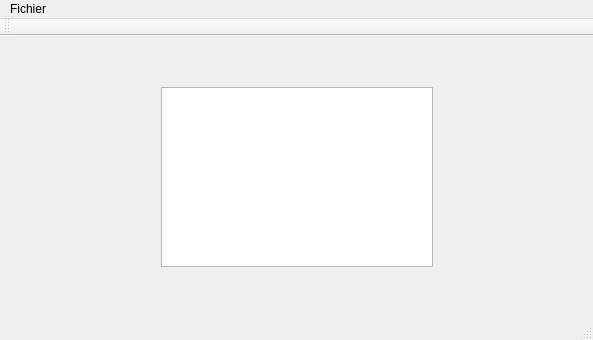
<?xml version="1.0" encoding="UTF-8"?>
<ui version="4.0">
 <class>MainWindow_projet</class>
 <widget class="QMainWindow" name="MainWindow_projet">
  <property name="geometry">
   <rect>
    <x>0</x>
    <y>0</y>
    <width>593</width>
    <height>340</height>
   </rect>
  </property>
  <property name="windowTitle">
   <string>MainWindow_projet</string>
  </property>
  <widget class="QWidget" name="centralWidget">
   <layout class="QVBoxLayout" name="verticalLayout_2">
    <item>
     <layout class="QVBoxLayout" name="verticalLayout">
      <item>
       <spacer name="verticalSpacer">
        <property name="orientation">
         <enum>Qt::Vertical</enum>
        </property>
        <property name="sizeType">
         <enum>QSizePolicy::Minimum</enum>
        </property>
        <property name="sizeHint" stdset="0">
         <size>
          <width>20</width>
          <height>40</height>
         </size>
        </property>
       </spacer>
      </item>
      <item>
       <layout class="QHBoxLayout" name="horizontalLayout">
        <item>
         <spacer name="horizontalSpacer">
          <property name="orientation">
           <enum>Qt::Horizontal</enum>
          </property>
          <property name="sizeType">
           <enum>QSizePolicy::Minimum</enum>
          </property>
          <property name="sizeHint" stdset="0">
           <size>
            <width>150</width>
            <height>20</height>
           </size>
          </property>
         </spacer>
        </item>
        <item>
         <widget class="QTableView" name="_myTableView"/>
        </item>
        <item>
         <spacer name="horizontalSpacer_2">
          <property name="orientation">
           <enum>Qt::Horizontal</enum>
          </property>
          <property name="sizeType">
           <enum>QSizePolicy::Minimum</enum>
          </property>
          <property name="sizeHint" stdset="0">
           <size>
            <width>149</width>
            <height>20</height>
           </size>
          </property>
         </spacer>
        </item>
       </layout>
      </item>
      <item>
       <spacer name="verticalSpacer_2">
        <property name="orientation">
         <enum>Qt::Vertical</enum>
        </property>
        <property name="sizeType">
         <enum>QSizePolicy::Minimum</enum>
        </property>
        <property name="sizeHint" stdset="0">
         <size>
          <width>20</width>
          <height>40</height>
         </size>
        </property>
       </spacer>
      </item>
     </layout>
    </item>
   </layout>
  </widget>
  <widget class="QMenuBar" name="myMenuBar">
   <property name="geometry">
    <rect>
     <x>0</x>
     <y>0</y>
     <width>593</width>
     <height>22</height>
    </rect>
   </property>
   <widget class="QMenu" name="menuFichier">
    <property name="title">
     <string>Fichier</string>
    </property>
    <addaction name="actionImporter"/>
    <addaction name="actionQuitter"/>
   </widget>
   <addaction name="menuFichier"/>
  </widget>
  <widget class="QToolBar" name="mainToolBar">
   <attribute name="toolBarArea">
    <enum>TopToolBarArea</enum>
   </attribute>
   <attribute name="toolBarBreak">
    <bool>false</bool>
   </attribute>
  </widget>
  <widget class="QStatusBar" name="statusBar"/>
  <action name="action_importer">
   <property name="checkable">
    <bool>false</bool>
   </property>
   <property name="text">
    <string>Importer</string>
   </property>
  </action>
  <action name="action_generer">
   <property name="text">
    <string>Générer</string>
   </property>
  </action>
  <action name="actionFermer">
   <property name="text">
    <string>Fermer</string>
   </property>
  </action>
  <action name="actionImporter">
   <property name="text">
    <string>Importer</string>
   </property>
  </action>
  <action name="actionQuitter">
   <property name="text">
    <string>Quitter</string>
   </property>
  </action>
 </widget>
 <layoutdefault spacing="6" margin="11"/>
 <resources/>
 <connections/>
</ui>
